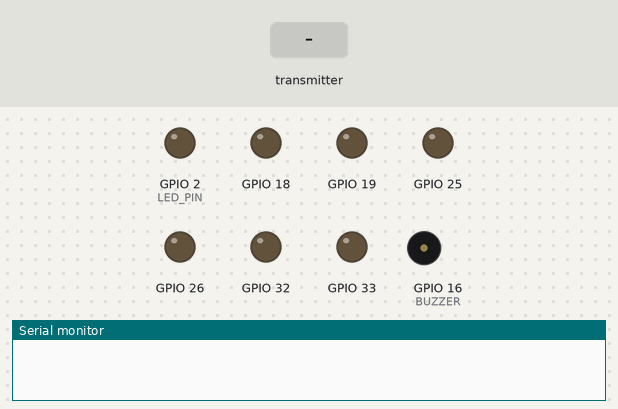
The sketch below on a simulated ESP32. Parts: output pins drawn as LEDs (lit = HIGH), buzzer (waves = sounding, pin HIGH), the last lines printed to the serial monitor. The inputs (shaded band) are chosen by the test bench.

Above: at 1.2 s.
1.3 s: the transmitter starts sending leftY = 25
At 2.6 s:
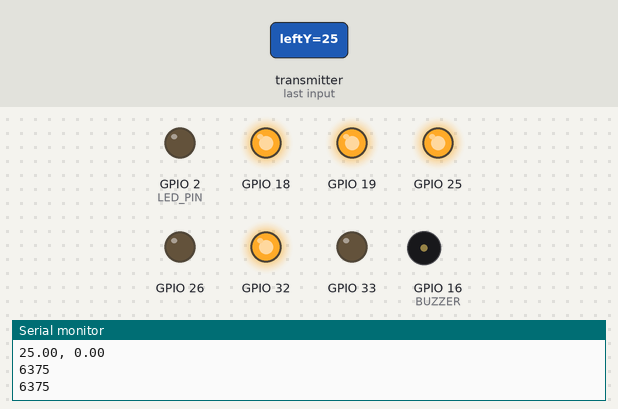
2.9 s: the transmitter starts sending rightX = 50
At 4.0 s:
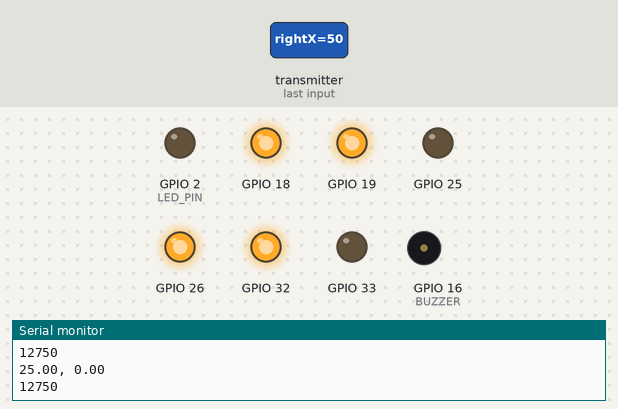
4.5 s: the transmitter starts sending horn = 1
At 5.3 s:
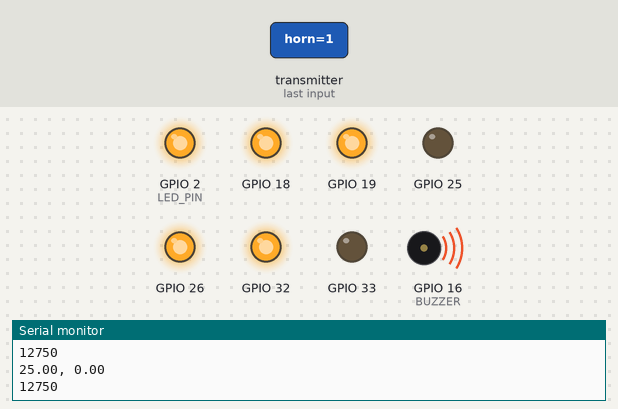
6.1 s: the transmitter starts sending leftY = 50
At 6.5 s:
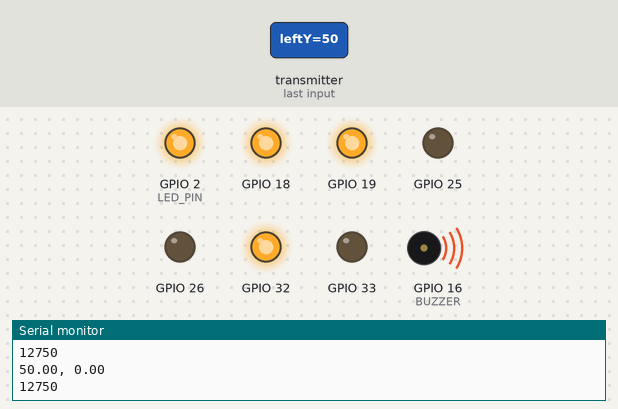
7.7 s: the transmitter starts sending rightX = 25
At 9.0 s:
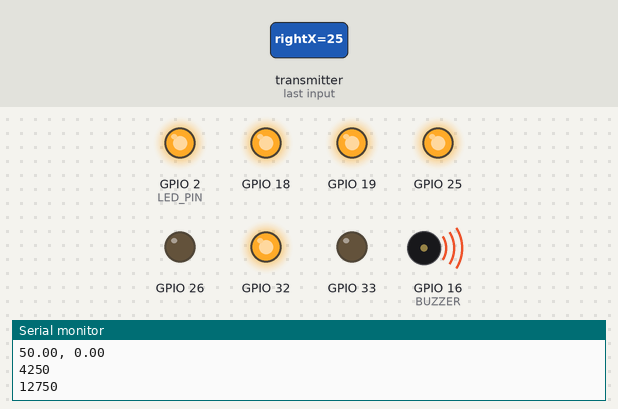
9.3 s: the transmitter starts sending rightX = 100
At 10.3 s:
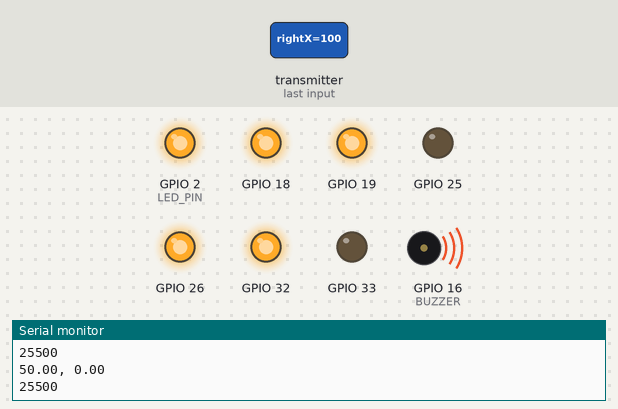
Timing chart, 0 to 11.9 s (numbered marks = the images above; inputs shaded):
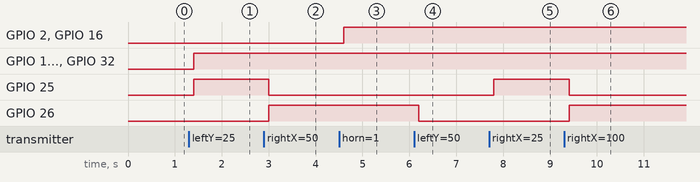

The sketch:

car.ino
```cpp
#include <esp_now.h>
#include <WiFi.h>

#define LED_PIN 2
#define BUZZER 16

#define M1A 25
#define M1B 26
#define M2A 32
#define M2B 33

#define M1PWM 18
#define M2PWM 19


class Motor {
  private:
    int pinA;
    int pinB;
    int pinPWM;
    bool reversed;
  public:
    void init(int pinA, int pinB, int pinPWM, bool reversed) {
      this->pinA = pinA;
      this->pinB = pinB;
      this->pinPWM = pinPWM;
      this->reversed = reversed;

      pinMode(pinA, OUTPUT);
      pinMode(pinB, OUTPUT);
      pinMode(pinPWM, OUTPUT);
      ledcAttachChannel(pinPWM, 30000, 8, 0);
    }
    void forward(float speed) {
      int trueSpeed = 255 * speed;
      Serial.println(trueSpeed);
      ledcWrite(pinPWM, trueSpeed);
      digitalWrite(pinA, HIGH);
      digitalWrite(pinB, LOW);
    }
    void stop() {
      // analogWrite(pinPWM, LOW);
      digitalWrite(pinA, LOW);
      digitalWrite(pinB, LOW);
    }
    void backward(float speed) {
      int trueSpeed = 255 * speed;
      ledcWrite(pinPWM, trueSpeed);
      digitalWrite(pinA, LOW);
      digitalWrite(pinB, HIGH);
    }

    void drive(float speed) {
      if (reversed) speed *= -1;
      if (speed > 0.1) {
        forward(speed);
      } else if (speed < -0.1) {
        backward(speed);
      } else {
        stop();
      }
    }
};

enum DriveType {
  ARCADE,
  TANK,
};

typedef struct struct_message {
  DriveType mode;
  float leftX;
  float leftY;
  float rightX;
  float rightY;
  bool horn;
} struct_message;

// Create a struct_message called recvData
struct_message recvData;
bool newData = false;
bool hornButton = false;

// callback function that will be executed when data is received
void onDataRecv(const uint8_t *mac, const uint8_t *incomingData, int len) {
  memcpy(&recvData, incomingData, sizeof(recvData));
  newData = true;
}

Motor left;
Motor right;

void setup() {
  // Initialize Serial Monitor
  Serial.begin(115200);

  // Set device as a Wi-Fi Station
  WiFi.mode(WIFI_STA);

  // Init ESP-NOW
  if (esp_now_init() != ESP_OK) {
    Serial.println("Error initializing ESP-NOW");
    return;
  }

  // Once ESPNow is successfully Init, we will register for recv CB to
  // get recv packer info
  esp_now_register_recv_cb(esp_now_recv_cb_t(onDataRecv));

  pinMode(LED_PIN, OUTPUT);
  pinMode(BUZZER, OUTPUT);
  left.init(M1A, M1B, M1PWM, false);
  right.init(M2A, M2B, M2PWM, false);

}


void loop() {

  // left.drive(1);
  // delay(1000);
  // left.stop();
  // delay(1000);
  // left.drive(-1);
  // delay(1000);
  // left.stop();
  // delay(1000);

  if (newData) {
    // do things

    Serial.print(recvData.leftY);
    Serial.print(", ");
    Serial.println(recvData.rightY);

    float xSpeed, zRot, leftSpeed, rightSpeed, greaterInput, lesserInput, saturatedInput;
    switch (recvData.mode) {
      case ARCADE:
        // handle arcade driving

        xSpeed = recvData.leftY;
        zRot   = recvData.rightX;

        leftSpeed  = xSpeed - zRot;
        rightSpeed = xSpeed + zRot;

        greaterInput = max(abs(xSpeed), abs(zRot));
        lesserInput  = min(abs(xSpeed), abs(zRot));

        if (greaterInput == 0.0) {
          left.stop();
          right.stop();
        }

        saturatedInput = (greaterInput + lesserInput) / greaterInput;
        leftSpeed /= saturatedInput;
        rightSpeed /= saturatedInput;

        left.drive(leftSpeed);
        right.drive(rightSpeed);

        break;
      case TANK:
        // handle tank drive
        left.drive(recvData.leftY);
        right.drive(recvData.rightY);
    }

    if (recvData.horn) {
      digitalWrite(LED_PIN, HIGH);
      digitalWrite(BUZZER, HIGH);
    } else {
      digitalWrite(LED_PIN, LOW);
      digitalWrite(BUZZER, LOW);
    }
    newData = false;
  }
  delay(100);
}
```

Measured:
- after the input at 1.3 s, GPIO 18, GPIO 19, GPIO 25, GPIO 32: LOW → HIGH after 0.10 s
- after the input at 2.9 s, GPIO 25: HIGH → LOW after 0.10 s; GPIO 26: LOW → HIGH after 0.10 s
- after the input at 4.5 s, GPIO 2 (LED_PIN), GPIO 16 (BUZZER): LOW → HIGH after 0.10 s
- after the input at 6.1 s, GPIO 26: HIGH → LOW after 0.10 s
- after the input at 7.7 s, GPIO 25: LOW → HIGH after 0.10 s
- after the input at 9.3 s, GPIO 25: HIGH → LOW after 0.11 s; GPIO 26: LOW → HIGH after 0.11 s
